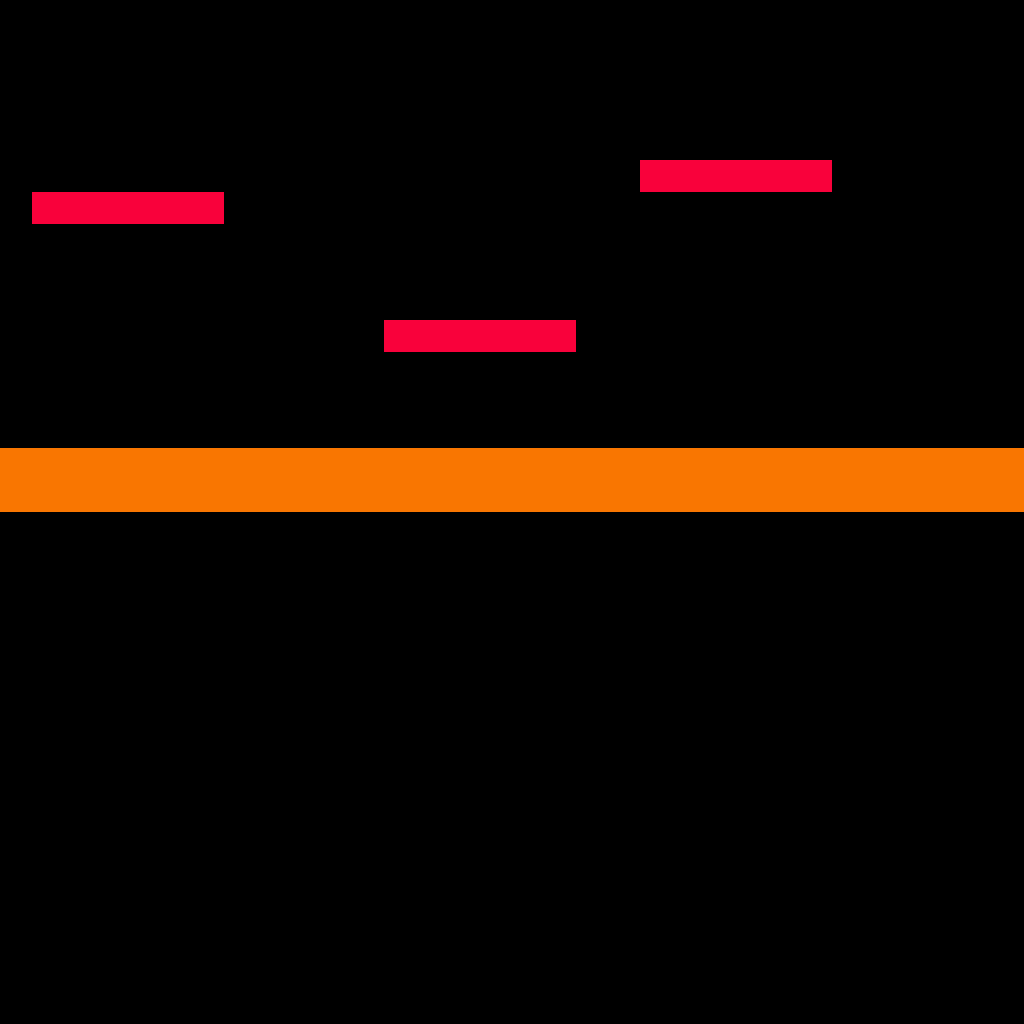

Rendered tile map (Tiled .tmx) drawn with the repository's tilesets; below, a short description and the full map source, tile grids included:
An orthogonal 32x32 tile map with 32x32 px tiles, 2 tile layers (Floor Collisions, Down Jump Collisions).

<map version="1.0" orientation="orthogonal" width="32" height="32" tilewidth="32" tileheight="32">
 <tileset firstgid="1" name="Basic" tilewidth="32" tileheight="32">
  <image source="../../assets/tiles/tiles1.png" trans="ff00ff" width="320" height="160" />
 </tileset>
 <layer name="Floor Collisions" width="32" height="32">
  <data encoding="csv">
0,0,0,0,0,0,0,0,0,0,0,0,0,0,0,0,0,0,0,0,0,0,0,0,0,0,0,0,0,0,0,0,
0,0,0,0,0,0,0,0,0,0,0,0,0,0,0,0,0,0,0,0,0,0,0,0,0,0,0,0,0,0,0,0,
0,0,0,0,0,0,0,0,0,0,0,0,0,0,0,0,0,0,0,0,0,0,0,0,0,0,0,0,0,0,0,0,
0,0,0,0,0,0,0,0,0,0,0,0,0,0,0,0,0,0,0,0,0,0,0,0,0,0,0,0,0,0,0,0,
0,0,0,0,0,0,0,0,0,0,0,0,0,0,0,0,0,0,0,0,0,0,0,0,0,0,0,0,0,0,0,0,
0,0,0,0,0,0,0,0,0,0,0,0,0,0,0,0,0,0,0,0,0,0,0,0,0,0,0,0,0,0,0,0,
0,0,0,0,0,0,0,0,0,0,0,0,0,0,0,0,0,0,0,0,0,0,0,0,0,0,0,0,0,0,0,0,
0,0,0,0,0,0,0,0,0,0,0,0,0,0,0,0,0,0,0,0,0,0,0,0,0,0,0,0,0,0,0,0,
0,0,0,0,0,0,0,0,0,0,0,0,0,0,0,0,0,0,0,0,0,0,0,0,0,0,0,0,0,0,0,0,
0,0,0,0,0,0,0,0,0,0,0,0,0,0,0,0,0,0,0,0,0,0,0,0,0,0,0,0,0,0,0,0,
0,0,0,0,0,0,0,0,0,0,0,0,0,0,0,0,0,0,0,0,0,0,0,0,0,0,0,0,0,0,0,0,
0,0,0,0,0,0,0,0,0,0,0,0,0,0,0,0,0,0,0,0,0,0,0,0,0,0,0,0,0,0,0,0,
0,0,0,0,0,0,0,0,0,0,0,0,0,0,0,0,0,0,0,0,0,0,0,0,0,0,0,0,0,0,0,0,
0,0,0,0,0,0,0,0,0,0,0,0,0,0,0,0,0,0,0,0,0,0,0,0,0,0,0,0,0,0,0,0,
4,4,4,4,4,4,4,4,4,4,4,4,4,4,4,4,4,4,4,4,4,4,4,4,4,4,4,4,4,4,4,4,
4,4,4,4,4,4,4,4,4,4,4,4,4,4,4,4,4,4,4,4,4,4,4,4,4,4,4,4,4,4,4,4,
0,0,0,0,0,0,0,0,0,0,0,0,0,0,0,0,0,0,0,0,0,0,0,0,0,0,0,0,0,0,0,0,
0,0,0,0,0,0,0,0,0,0,0,0,0,0,0,0,0,0,0,0,0,0,0,0,0,0,0,0,0,0,0,0,
0,0,0,0,0,0,0,0,0,0,0,0,0,0,0,0,0,0,0,0,0,0,0,0,0,0,0,0,0,0,0,0,
0,0,0,0,0,0,0,0,0,0,0,0,0,0,0,0,0,0,0,0,0,0,0,0,0,0,0,0,0,0,0,0,
0,0,0,0,0,0,0,0,0,0,0,0,0,0,0,0,0,0,0,0,0,0,0,0,0,0,0,0,0,0,0,0,
0,0,0,0,0,0,0,0,0,0,0,0,0,0,0,0,0,0,0,0,0,0,0,0,0,0,0,0,0,0,0,0,
0,0,0,0,0,0,0,0,0,0,0,0,0,0,0,0,0,0,0,0,0,0,0,0,0,0,0,0,0,0,0,0,
0,0,0,0,0,0,0,0,0,0,0,0,0,0,0,0,0,0,0,0,0,0,0,0,0,0,0,0,0,0,0,0,
0,0,0,0,0,0,0,0,0,0,0,0,0,0,0,0,0,0,0,0,0,0,0,0,0,0,0,0,0,0,0,0,
0,0,0,0,0,0,0,0,0,0,0,0,0,0,0,0,0,0,0,0,0,0,0,0,0,0,0,0,0,0,0,0,
0,0,0,0,0,0,0,0,0,0,0,0,0,0,0,0,0,0,0,0,0,0,0,0,0,0,0,0,0,0,0,0,
0,0,0,0,0,0,0,0,0,0,0,0,0,0,0,0,0,0,0,0,0,0,0,0,0,0,0,0,0,0,0,0,
0,0,0,0,0,0,0,0,0,0,0,0,0,0,0,0,0,0,0,0,0,0,0,0,0,0,0,0,0,0,0,0,
0,0,0,0,0,0,0,0,0,0,0,0,0,0,0,0,0,0,0,0,0,0,0,0,0,0,0,0,0,0,0,0,
0,0,0,0,0,0,0,0,0,0,0,0,0,0,0,0,0,0,0,0,0,0,0,0,0,0,0,0,0,0,0,0,
0,0,0,0,0,0,0,0,0,0,0,0,0,0,0,0,0,0,0,0,0,0,0,0,0,0,0,0,0,0,0,0
</data>
 </layer>
 <layer name="Down Jump Collisions" width="32" height="32">
  <data encoding="csv">
0,0,0,0,0,0,0,0,0,0,0,0,0,0,0,0,0,0,0,0,0,0,0,0,0,0,0,0,0,0,0,0,
0,0,0,0,0,0,0,0,0,0,0,0,0,0,0,0,0,0,0,0,0,0,0,0,0,0,0,0,0,0,0,0,
0,0,0,0,0,0,0,0,0,0,0,0,0,0,0,0,0,0,0,0,0,0,0,0,0,0,0,0,0,0,0,0,
0,0,0,0,0,0,0,0,0,0,0,0,0,0,0,0,0,0,0,0,0,0,0,0,0,0,0,0,0,0,0,0,
0,0,0,0,0,0,0,0,0,0,0,0,0,0,0,0,0,0,0,0,0,0,0,0,0,0,0,0,0,0,0,0,
0,0,0,0,0,0,0,0,0,0,0,0,0,0,0,0,0,0,0,0,6,6,6,6,6,6,0,0,0,0,0,0,
0,6,6,6,6,6,6,0,0,0,0,0,0,0,0,0,0,0,0,0,0,0,0,0,0,0,0,0,0,0,0,0,
0,0,0,0,0,0,0,0,0,0,0,0,0,0,0,0,0,0,0,0,0,0,0,0,0,0,0,0,0,0,0,0,
0,0,0,0,0,0,0,0,0,0,0,0,0,0,0,0,0,0,0,0,0,0,0,0,0,0,0,0,0,0,0,0,
0,0,0,0,0,0,0,0,0,0,0,0,0,0,0,0,0,0,0,0,0,0,0,0,0,0,0,0,0,0,0,0,
0,0,0,0,0,0,0,0,0,0,0,0,6,6,6,6,6,6,0,0,0,0,0,0,0,0,0,0,0,0,0,0,
0,0,0,0,0,0,0,0,0,0,0,0,0,0,0,0,0,0,0,0,0,0,0,0,0,0,0,0,0,0,0,0,
0,0,0,0,0,0,0,0,0,0,0,0,0,0,0,0,0,0,0,0,0,0,0,0,0,0,0,0,0,0,0,0,
0,0,0,0,0,0,0,0,0,0,0,0,0,0,0,0,0,0,0,0,0,0,0,0,0,0,0,0,0,0,0,0,
0,0,0,0,0,0,0,0,0,0,0,0,0,0,0,0,0,0,0,0,0,0,0,0,0,0,0,0,0,0,0,0,
0,0,0,0,0,0,0,0,0,0,0,0,0,0,0,0,0,0,0,0,0,0,0,0,0,0,0,0,0,0,0,0,
0,0,0,0,0,0,0,0,0,0,0,0,0,0,0,0,0,0,0,0,0,0,0,0,0,0,0,0,0,0,0,0,
0,0,0,0,0,0,0,0,0,0,0,0,0,0,0,0,0,0,0,0,0,0,0,0,0,0,0,0,0,0,0,0,
0,0,0,0,0,0,0,0,0,0,0,0,0,0,0,0,0,0,0,0,0,0,0,0,0,0,0,0,0,0,0,0,
0,0,0,0,0,0,0,0,0,0,0,0,0,0,0,0,0,0,0,0,0,0,0,0,0,0,0,0,0,0,0,0,
0,0,0,0,0,0,0,0,0,0,0,0,0,0,0,0,0,0,0,0,0,0,0,0,0,0,0,0,0,0,0,0,
0,0,0,0,0,0,0,0,0,0,0,0,0,0,0,0,0,0,0,0,0,0,0,0,0,0,0,0,0,0,0,0,
0,0,0,0,0,0,0,0,0,0,0,0,0,0,0,0,0,0,0,0,0,0,0,0,0,0,0,0,0,0,0,0,
0,0,0,0,0,0,0,0,0,0,0,0,0,0,0,0,0,0,0,0,0,0,0,0,0,0,0,0,0,0,0,0,
0,0,0,0,0,0,0,0,0,0,0,0,0,0,0,0,0,0,0,0,0,0,0,0,0,0,0,0,0,0,0,0,
0,0,0,0,0,0,0,0,0,0,0,0,0,0,0,0,0,0,0,0,0,0,0,0,0,0,0,0,0,0,0,0,
0,0,0,0,0,0,0,0,0,0,0,0,0,0,0,0,0,0,0,0,0,0,0,0,0,0,0,0,0,0,0,0,
0,0,0,0,0,0,0,0,0,0,0,0,0,0,0,0,0,0,0,0,0,0,0,0,0,0,0,0,0,0,0,0,
0,0,0,0,0,0,0,0,0,0,0,0,0,0,0,0,0,0,0,0,0,0,0,0,0,0,0,0,0,0,0,0,
0,0,0,0,0,0,0,0,0,0,0,0,0,0,0,0,0,0,0,0,0,0,0,0,0,0,0,0,0,0,0,0,
0,0,0,0,0,0,0,0,0,0,0,0,0,0,0,0,0,0,0,0,0,0,0,0,0,0,0,0,0,0,0,0,
0,0,0,0,0,0,0,0,0,0,0,0,0,0,0,0,0,0,0,0,0,0,0,0,0,0,0,0,0,0,0,0
</data>
 </layer>
</map>
